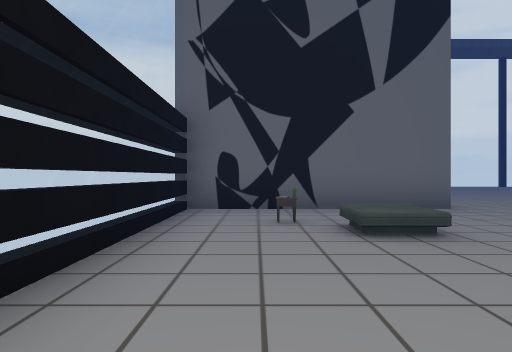
[1] (above)

22 first-person views from a walk through a Unity game level. The camera is 1.2 m above the floor, looks level and sees 75° across. The floor is counted in squares, 2 m on a side. Each view is taken from the middle of a square. On the plan, view 1 faces up. The plan holds only what a view shows up to about 10 squares ahead; the rest is blank. The place goes on beyond the plan. The player is left out. Some surface patterns are stand-ins.

[2]
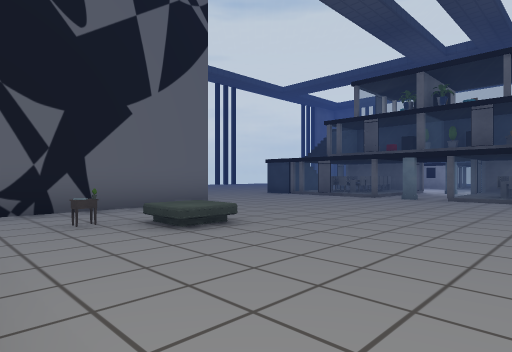

[3]
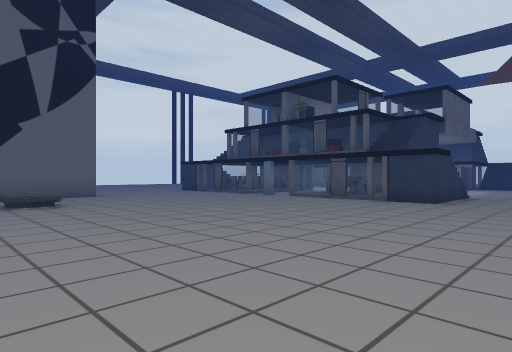

[4]
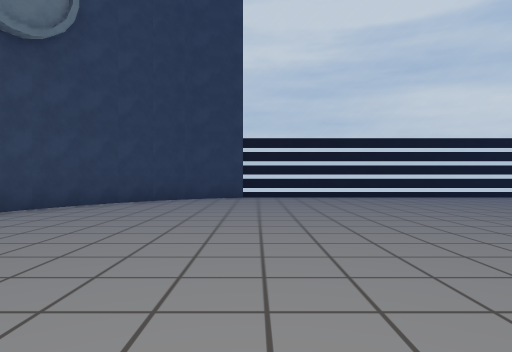

[5]
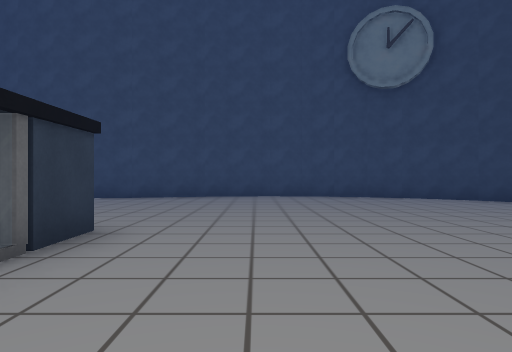

[6]
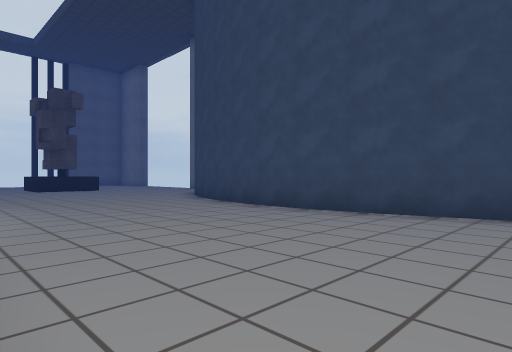

[7]
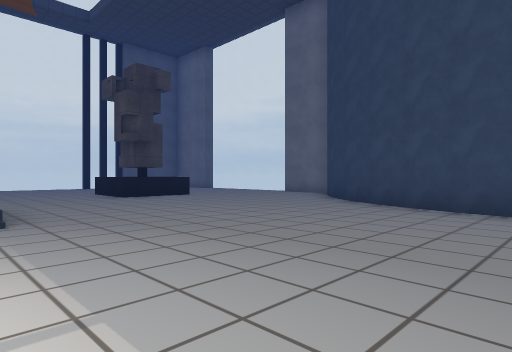

[8]
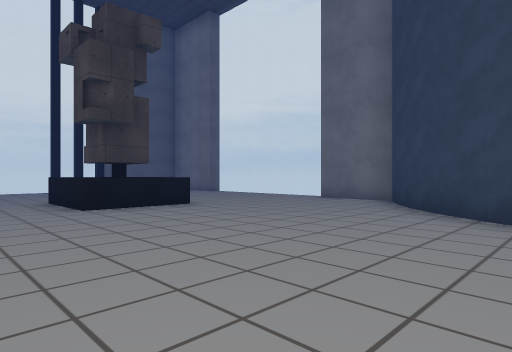

[9]
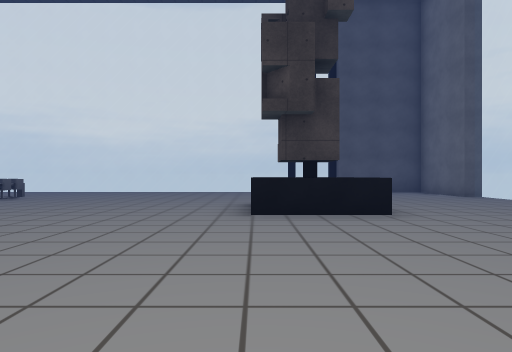

[10]
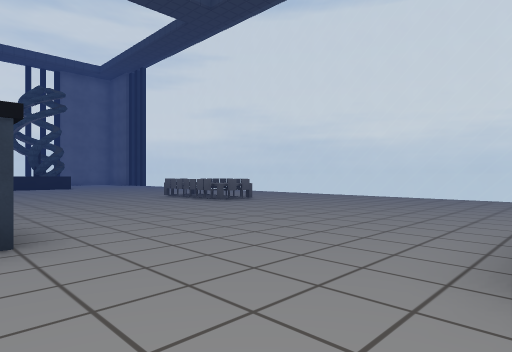

[11]
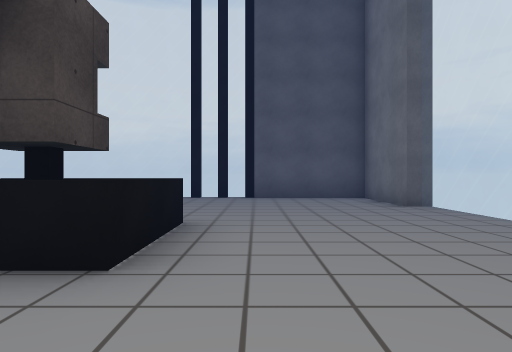

[12]
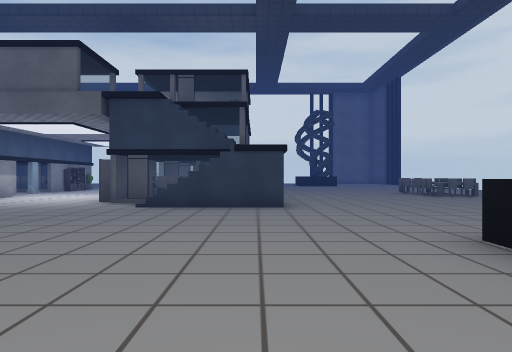

[13]
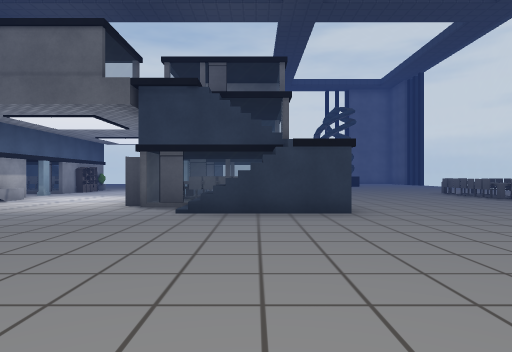

[14]
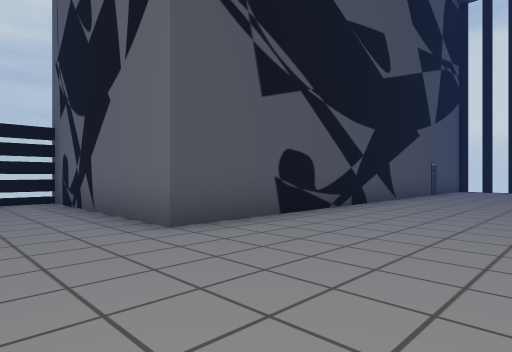

[15]
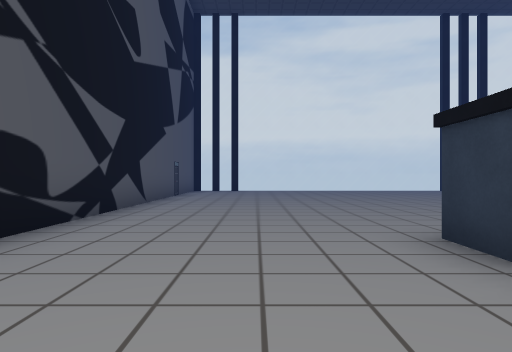

[16]
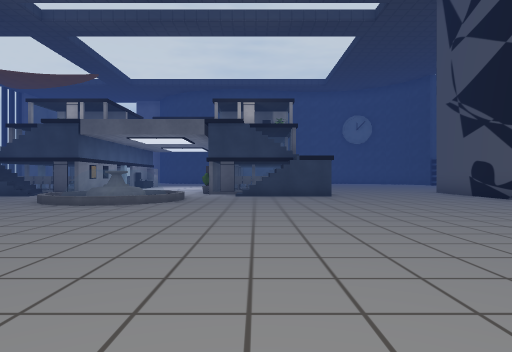

[17]
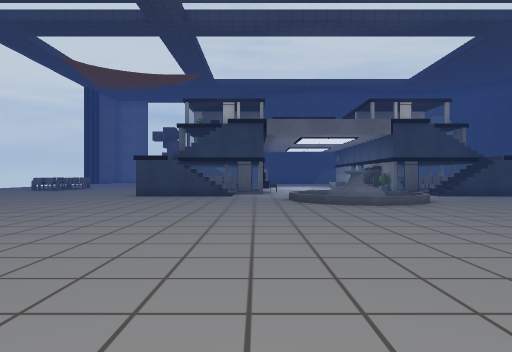

[18]
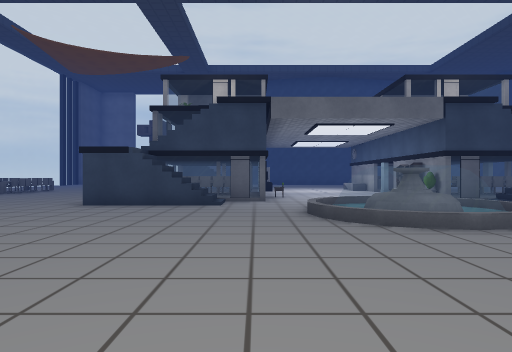

[19]
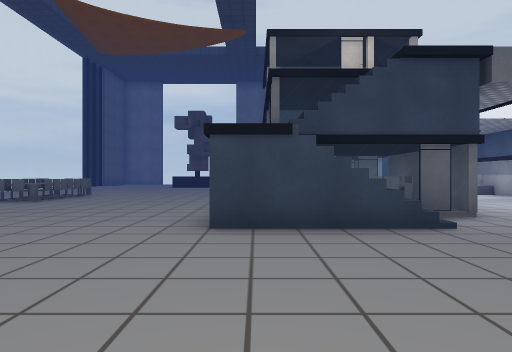

[20]
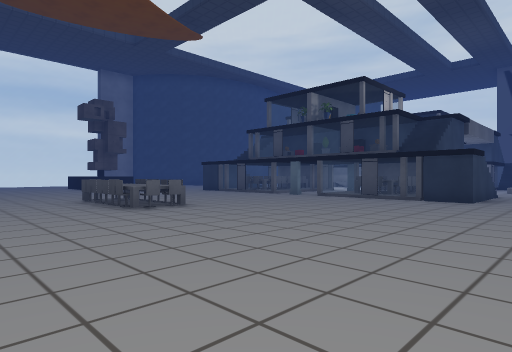

[21]
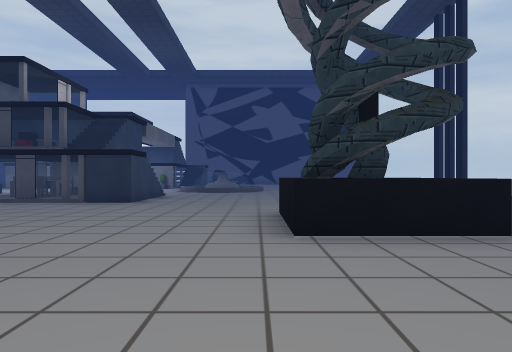

[22]
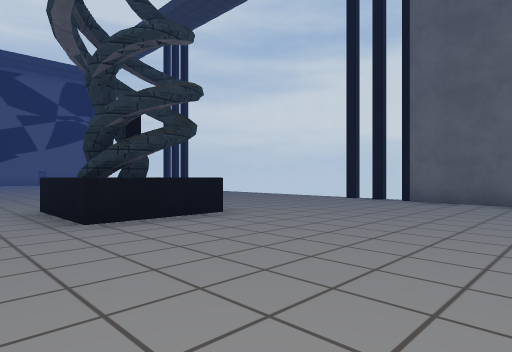

### Floor plan
Key: @ floor where view 1 was taken; # wall or solid block; . main floor; : floor 0.75 m higher than the main floor; + floor 2.5 m higher than the main floor; * floor 5 m higher than the main floor; / step, stairs or slope; = window, fence, low wall or low ledge; ^ raised ledge; O other object.
Columns run from 2 left of view 1 to 29 right of it. Each row starts with its distance up from view 1.
 19                          ###
 18             .     .     ...###
 17            ...   ...   .......
 16           ..... .....  .......
 15      #................  ......
 14      #................   ......
 13      #.................  ^.....
 12      #..................^#.....
 11      #........./O..............
 10      #......../OO/.............
  9      #......../OO/.............
  8      #....O//..  ..//O.........
  7      #..../ ///  .////.........
  6 ######....      .O*  /.........
  5 #........./===# ..=#= ........
  4 #..O......==   .. #   ....//..
  3 #.........##  ... O   ..../:..
  2 #........./===... == =..../:..
  1 #........./    ...   /.....O..
  0 #.@......./// O... ///.........
 -1 #.........+// .....//+.........
 -2 #..............................
 -3 #..............................
 -4 ##.............................
 -5  #.....................^^^....
 -6  ##....................^#^   ..#
 -7   ###......#####.......^^^.....#
 -8     ########   ####...........##
 -9                   ##..........#
-10                    ##.........#
-11                     ###.....###
-12                             #

Where each view was taken, in squares from view 1:
view 1: 0 up, 0 right, facing up
view 2: 0 up, 1 left, facing up-right
view 3: 4 down, 0 right, facing up-right
view 4: 3 down, 8 right, facing left
view 5: 2 up, 6 right, facing down
view 6: 2 down, 7 right, facing down-right
view 7: 1 down, 12 right, facing down-right
view 8: 3 down, 15 right, facing down-right
view 9: 5 down, 16 right, facing right
view 10: 5 down, 19 right, facing up-right
view 11: 8 down, 19 right, facing right
view 12: 8 down, 19 right, facing up
view 13: 7 down, 18 right, facing up
view 14: 4 up, 7 right, facing up-left
view 15: 5 up, 6 right, facing up
view 16: 18 up, 10 right, facing down
view 17: 18 up, 16 right, facing down
view 18: 15 up, 16 right, facing down
view 19: 12 up, 19 right, facing down
view 20: 10 up, 28 right, facing down-left
view 21: 11 up, 27 right, facing left
view 22: 10 up, 28 right, facing up-left
